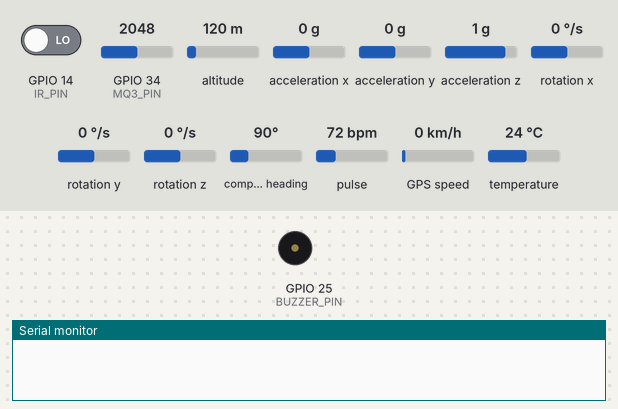
Bench run of a sketch on a simulated ESP32. Shown: buzzer (waves = sounding, pin HIGH), the last lines printed to the serial monitor. The test bench sets the inputs (shaded band); at power-on: GPIO 14 (IR_PIN) LOW, GPIO 34 (MQ3_PIN) = 2048, altitude 120 m, acceleration x 0 g, acceleration y 0 g, acceleration z 1 g, rotation x 0 °/s, rotation y 0 °/s, rotation z 0 °/s, compass heading 90°, pulse 72 bpm, GPS speed 0 km/h, temperature 24 °C. WiFi joins after 1.5 s; servers stay silent unless stated; random numbers use the default seed unless the sketch sets one; the GPS gets a fix after 3 s at 37.7749, -122.4194 with 8 satellites; the modem accepts every AT command (registered, SIM ready, sends succeed) and sends nothing else.

Above: at 0.1 s.
At 1.6 s:
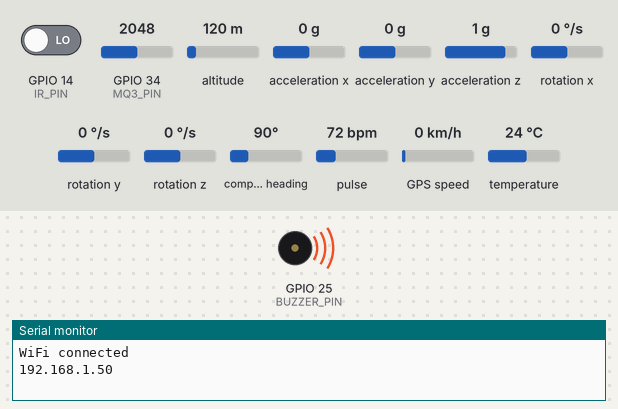
Timing chart, 0 to 3.1 s (numbered marks = the images above):
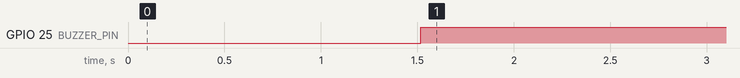

Measured:
- by itself, GPIO 25 (BUZZER_PIN): LOW → HIGH at 1.5 s

The sketch:

FINALCODE5.ino
```cpp
#include <WiFi.h>
#include <SoftwareSerial.h>
#include <Wire.h>
#include <MAX30105.h>
#include "Adafruit_MPU6050.h"
#include "Adafruit_Sensor.h"
#include <TinyGPSPlus.h>

// Wi-Fi credentials
const char* ssid = "Sughalle mwone";
const char* password = "noeljoyce";

// IP for MATLAB to connect (ESP will act as server)
WiFiServer server(80);

// Modules
MAX30105 particleSensor;
Adafruit_MPU6050 mpu;
TinyGPSPlus gps;

// GPS Serial
HardwareSerial GPSModule(1);
#define GPS_TX 12
#define GPS_RX 13

// SIM800L Serial
SoftwareSerial sim800(17, 16); // TX, RX

// Sensor Pins
#define MQ3_PIN 34
#define IR_PIN 14
#define BUZZER_PIN 25

// Thresholds
int alcoholThreshold = 500;
int fallThreshold = 30;
int heartRateThreshold = 50;
int spo2Threshold = 90;

// Emergency contacts
String emergencyNumbers[] = {
  "+919188755089", "+919061645091", "+918590607872"
};

// Variables
int heartRate = 0;
int spo2 = 0;
int eegSim = 0;
bool fallDetected = false;
bool helmetWorn = false;

void setup() {
  Serial.begin(115200);
  Wire.begin();

  pinMode(IR_PIN, INPUT);
  pinMode(MQ3_PIN, INPUT);
  pinMode(BUZZER_PIN, OUTPUT);

  // Start GPS
  GPSModule.begin(9600, SERIAL_8N1, GPS_TX, GPS_RX);

  // Start SIM800
  sim800.begin(9600);

  // Initialize MPU6050
  if (!mpu.begin()) {
    Serial.println("MPU6050 not found!");
    while (1);
  }

  // Initialize MAX30105
  if (!particleSensor.begin(Wire, I2C_SPEED_STANDARD)) {
    Serial.println("MAX30105 not found!");
    while (1);
  }
  particleSensor.setup(); // Use default

  // Connect to WiFi
  WiFi.begin(ssid, password);
  while (WiFi.status() != WL_CONNECTED) delay(500);
  Serial.println("WiFi connected");
  Serial.println(WiFi.localIP());

  // Start server
  server.begin();
}

void loop() {
  WiFiClient client = server.available();

  // Helmet detection
  helmetWorn = digitalRead(IR_PIN) == HIGH;

  // Alcohol detection
  int alcoholLevel = analogRead(MQ3_PIN);

  // MPU6050 fall detection
  sensors_event_t a, g, temp;
  mpu.getEvent(&a, &g, &temp);
  float acc = sqrt(a.acceleration.x * a.acceleration.x +
                   a.acceleration.y * a.acceleration.y +
                   a.acceleration.z * a.acceleration.z);
  fallDetected = (acc > fallThreshold);

  // MAX30105 readings
  long ir = particleSensor.getIR();
  long red = particleSensor.getRed();
  heartRate = map(red % 1000, 0, 1000, 60, 100);
  spo2 = map(ir % 1000, 0, 1000, 90, 100);
  eegSim = random(50, 100); // Fake EEG

  // Prepare data line for MATLAB
  String data = "DATA," + String(heartRate) + "," + String(spo2) + "," + String(eegSim);
  if (client) {
    client.println(data);
    client.flush();
  }

  // Emergency condition
  if (fallDetected || alcoholLevel > alcoholThreshold || heartRate < heartRateThreshold || spo2 < spo2Threshold) {
    digitalWrite(BUZZER_PIN, HIGH);
    sendSMS(alcoholLevel);
    delay(3000);
  } else {
    digitalWrite(BUZZER_PIN, LOW);
  }

  delay(500); // Adjust sampling rate
}

void sendSMS(int alcoholLevel) {
  String status = (heartRate > heartRateThreshold && spo2 > spo2Threshold && alcoholLevel < alcoholThreshold) ? "Person is fine." : "Person is not fine.";

  // Get GPS location
  String gpsLink = "";
  while (GPSModule.available()) {
    gps.encode(GPSModule.read());
    if (gps.location.isUpdated()) {
      gpsLink = "https://maps.google.com/?q=" + String(gps.location.lat(), 6) + "," + String(gps.location.lng(), 6);
      break;
    }
  }

  String msg = status + "\nHeart Rate: " + String(heartRate) +
               "\nSpO2: " + String(spo2) +
               "\nAlcohol: " + String(alcoholLevel) +
               "\nLocation: " + gpsLink;

  for (String number : emergencyNumbers) {
    sim800.println("AT+CMGF=1");
    delay(100);
    sim800.println("AT+CMGS=\"" + number + "\"");
    delay(100);
    sim800.print(msg);
    delay(100);
    sim800.write(26); // Ctrl+Z
    delay(3000);
  }
}
```
